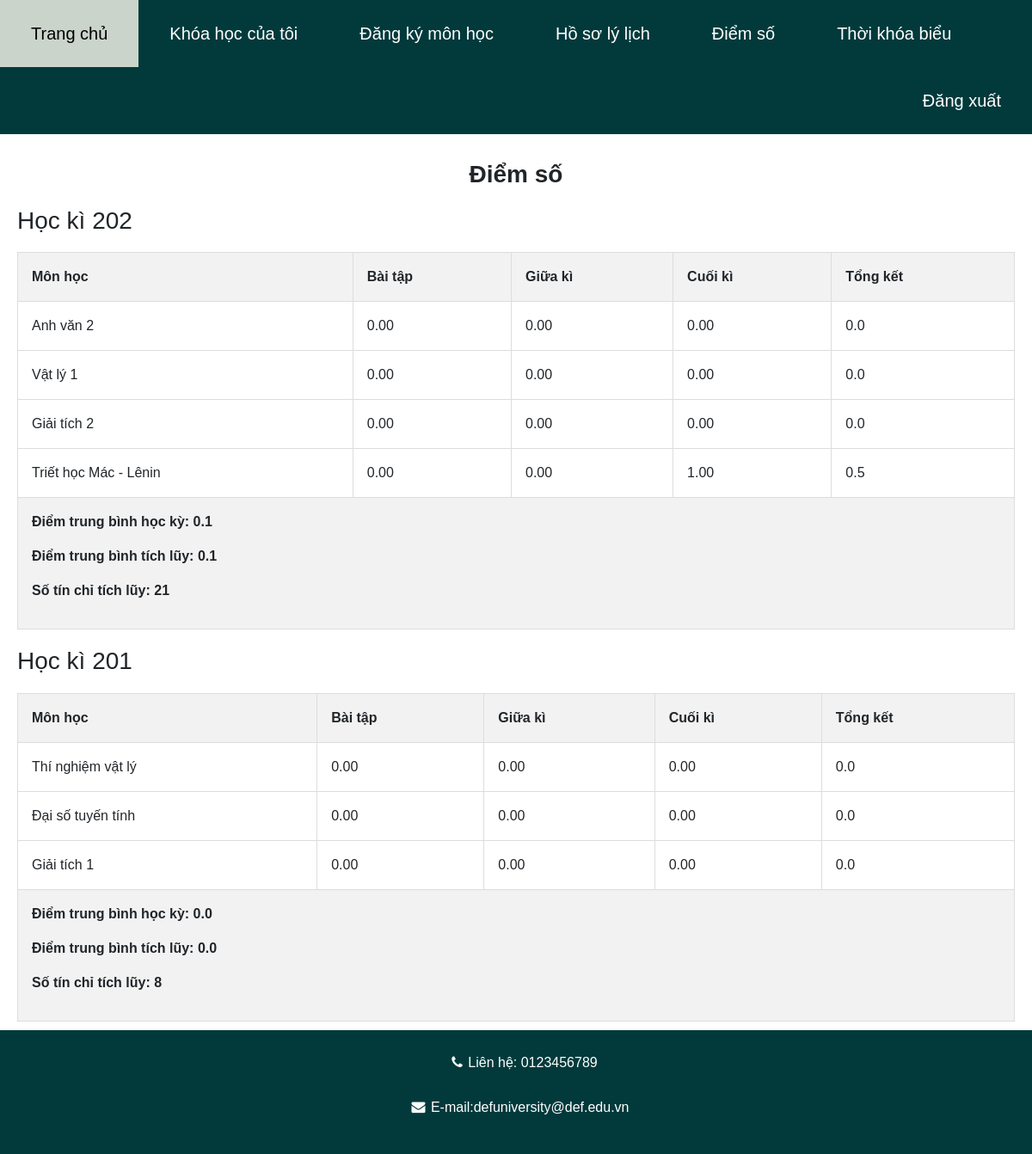
The app's page /student/my_score/ (signed in), older data.
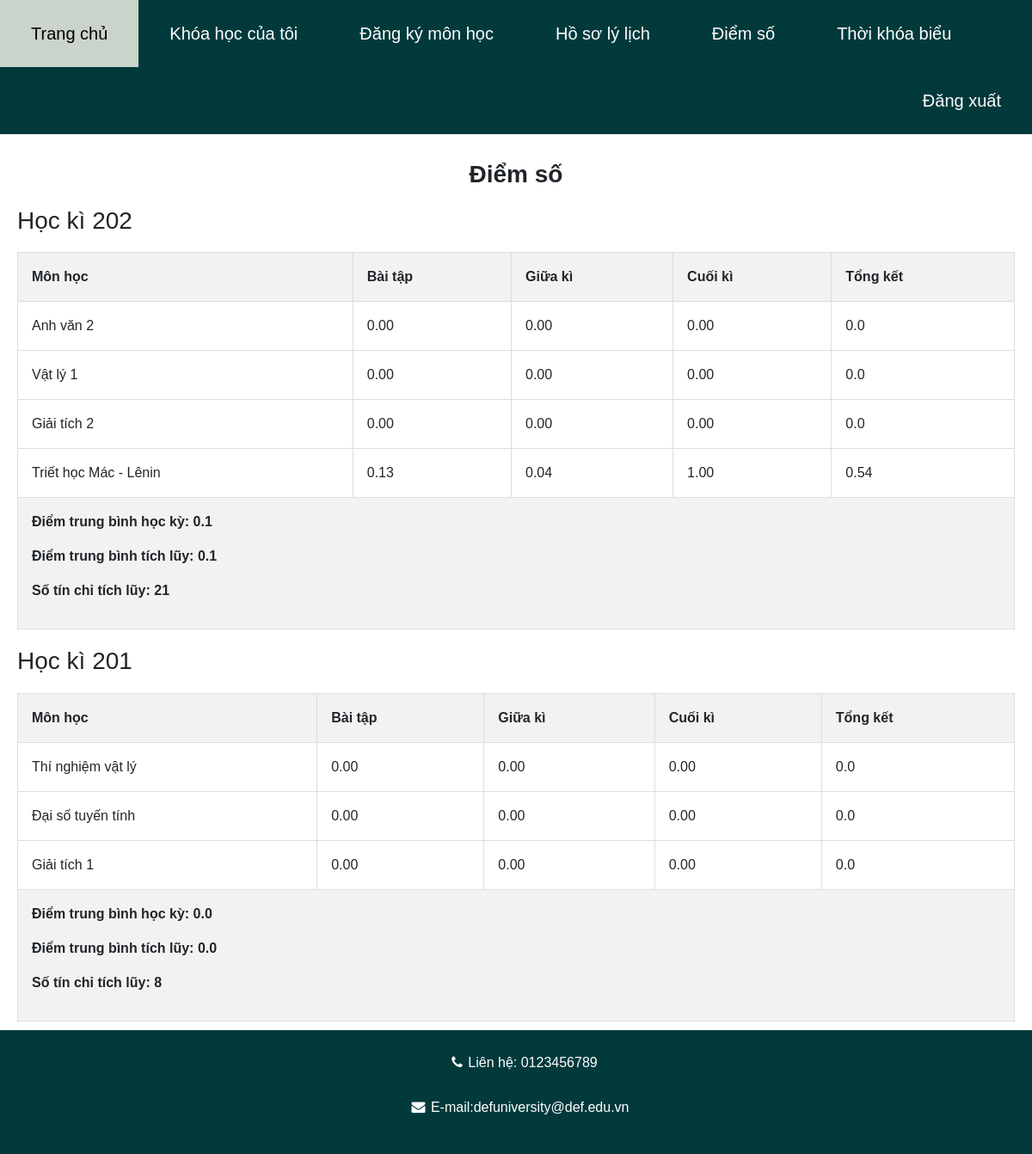
The same page, newer data.
### Databases/models.py (models this page shows, shortened)
class Subject(models.Model):
    name = models.CharField(max_length=50, null=True, default="")
    credit = models.IntegerField(default=0)
    days = models.IntegerField(default=1)
    hours = models.IntegerField(default=1)

### Grade/models.py (models this page shows, shortened)
class Grade(models.Model):
    student = models.ForeignKey(Student, on_delete=models.CASCADE, null=True)
    course = models.ForeignKey(Course, on_delete=models.CASCADE, null=True)
    assignment_score = models.DecimalField(max_digits=5, decimal_places=2, null=True, blank=True)
    midterm_score = models.DecimalField(max_digits=5, decimal_places=2, null=True, blank=True)
    final_score = models.DecimalField(max_digits=5, decimal_places=2, null=True, blank=True)
    @property
    def average_score(self):
        if self.assignment_score is not None and self.midterm_score is not None and self.final_score is not None:
            assignment_score = float(self.assignment_score)
            midterm_score = float(self.midterm_score)
            final_score = float(self.final_score)
            return round((assignment_score * 0.2 + midterm_score * 0.3 + final_score * 0.5), 2)
        else:
            return None

### Student/views.py (the view)
# urls.py: path("my_score/", views.ScoreView.as_view(), name="student_score"),
class ScoreView(RoleRequiredMixin, View):
    def has_permission(self, user):
        return user.user_type == 'Student'
    @classmethod
    def get_semester(cls, student):
        courses = Course.objects.filter(students=student)
        semesters = []
        for course in courses:
            semesters.append(course.semester.semester_id)
        unique_sorted_semesters = sorted(set(semesters))
        return unique_sorted_semesters
    @classmethod
    def get_info_by_semester(cls, student):
        info_by_semester = {}
        semesters = cls.get_semester(student=student)
        score = 0
        credit = 0
        for semester in semesters:
            grades_in_semester = Grade.objects.filter(student=student, course__semester__semester_id=semester)
            grades_info = []
            total_score = 0
            total_credit = 0
            for grade in grades_in_semester:
                if grade.average_score is not None:
                    total_score += grade.average_score * grade.course.subject.credit
                    total_credit += grade.course.subject.credit
                    score += grade.average_score * grade.course.subject.credit
                    credit += grade.course.subject.credit
                grades_info.append({
                    'subject': grade.course.subject.name,
                    'assignment_score': grade.assignment_score,
                    'midterm_score': grade.midterm_score,
                    'final_score': grade.final_score,
                    'average_score': grade.average_score
                })
            average_score_semester =  round(total_score / total_credit, 1) if total_credit > 0 else None
            average_score_all =  round(score / credit, 1) if credit > 0 else None
            info_by_semester[semester] = {
                'grades_info': grades_info,
                'average_score_semester': average_score_semester,
                'average_score_all': average_score_all,
                'credit': credit,
            }
        info_by_semester = {semester: info_by_semester[semester] for semester in sorted(info_by_semester.keys(), reverse=True)}
        return info_by_semester
    def get(self, request):
        student = request.user.student
        info_by_semester = self.get_info_by_semester(student)
        context = {
            "info_by_semester": info_by_semester,
        }
        return render(request, "Student/score_view.html", context)

### Login/mixins.py (called while the page is built)
    def dispatch(self, request, *args, **kwargs):
        if not request.user.is_authenticated:
            return self.handle_no_permission()
        elif not self.has_permission(request.user):
            return HttpResponseRedirect(self.get_redirect_url())
        return super().dispatch(request, *args, **kwargs)

### templates/Student/score_view.html (shortened to what this page needs)
{% load static %}
<!DOCTYPE html>
<html lang='vi'>
<head>
	<link rel="stylesheet" href="https://cdnjs.cloudflare.com/ajax/libs/font-awesome/6.5.2/css/all.min.css">
	<link href="https://cdn.jsdelivr.net/npm/bootstrap@5.3.3/dist/css/bootstrap.min.css" rel="stylesheet">
    <link href="https://getbootstrap.com/docs/5.3/assets/css/docs.css" rel="stylesheet">
	<link rel="stylesheet" href="https://cdnjs.cloudflare.com/ajax/libs/font-awesome/6.5.2/css/all.min.css">
	<link rel="stylesheet" href="https://cdnjs.cloudflare.com/ajax/libs/font-awesome/4.7.0/css/font-awesome.min.css">
	<link rel="stylesheet" href="{% static 'css/file.css' %}">
	<link rel="stylesheet" href="{% static 'css/home.css' %}">
</head>
<body>
	<div class="sticky-top">
		<nav>
			<a href="{% url 'Student:student' %}" class="menu_left">Trang chủ</a>
			<a href="{% url 'Student:student_course' %}" class="menu_left">Khóa học của tôi</a>
			<a href="{% url 'Registration:registration_student' %}" class="menu_left">Đăng ký môn học</a>
			<a href="{% url 'Student:student_profile' %}" class="menu_left">Hồ sơ lý lịch</a>
			<a href="{% url 'Student:student_score' %}" class="menu_left">Điểm số</a>
			<a href="{% url 'Student:student_schedule' %}" class="menu_left">Thời khóa biểu</a>
			<a href="{% url 'Logout:logout' %}" class="menu_right">Đăng xuất</a>
		</nav>
	</div>
	<div id="flex_container">
		<div id="right_side">
			<h3 style="text-align: center; font-weight: bold; margin-bottom: 20px; margin-top: 20px;">Điểm số</h3>
			{% for semester_id, info in info_by_semester.items %}
				<h3 style="margin-bottom: 20px; margin-top: 20px;">Học kì {{ semester_id }}</h3>
				<table>
					<tr>
						<th>Môn học</th>
						<th>Bài tập</th>
						<th>Giữa kì</th>
						<th>Cuối kì</th>
						<th>Tổng kết</th>
					</tr>
					{% for grade_info in info.grades_info %}
						<tr>
							<td>{{ grade_info.subject }}</td>
							{% if grade_info.assignment_score is not None %}
								<td>{{ grade_info.assignment_score }}</td>
							{% else %}
								<td></td>
							{% endif %}
							{% if grade_info.midterm_score is not None %}
								<td>{{ grade_info.midterm_score }}</td>
							{% else %}
								<td></td>
							{% endif %}
							{% if grade_info.final_score is not None %}
								<td>{{ grade_info.final_score }}</td>
							{% else %}
								<td></td>
							{% endif %}
							{% if grade_info.average_score is not None %}
								<td>{{ grade_info.average_score }}</td>
							{% else %}
								<td></td>
							{% endif %}
						</tr>
					{% endfor %}
					<tr>
						<th colspan="5">
							{% if info.average_score_semester is not None %}
								<p>Điểm trung bình học kỳ: {{ info.average_score_semester }}</p>
								<p>Điểm trung bình tích lũy: {{ info.average_score_all }}</p>
								<p>Số tín chỉ tích lũy: {{ info.credit }}</p>
							{% else %}
								<p>Điểm trung bình học kỳ:</p>
								<p>Điểm trung bình tích lũy:</p>
								<p>Số tín chỉ tích lũy:</p>
							{% endif %}
						</th>
					</tr>
				</table>
			{% endfor %}
		</div>
	</div>
	<footer>
        <div class="call">
            <div class="fa fa-phone"></div>
            <p class="call_us">Liên hệ: 0123456789 </p>
        </div>
        <div class="contact">
            <div class="fa fa-envelope"></div>
            <p class="contact_us">E-mail:defuniversity@def.edu.vn</p>
        </div>
    </footer>
</body>

Row changes from the older to the newer data that the page shows:
changed Grade (number 4 of 7 on the later page): assignment_score 0 → 0.13 (drawn); midterm_score 0 → 0.04 (drawn)
Text that changed along with them:
list line gone: "Triết học Mác - Lênin"
new list line: "Triết học Mác - Lênin"
list line gone: "0.00 0.00 1.00"
new list line: "0.13 0.04 1.00"
list line gone: "0.5"
new list line: "0.54"
